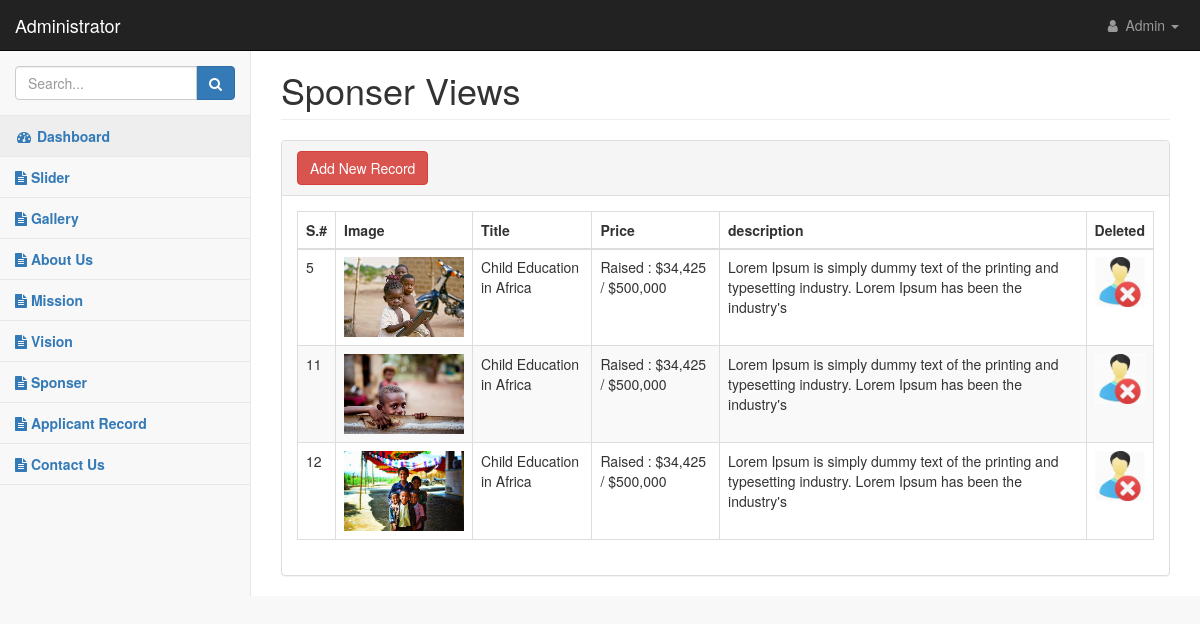
The app's page /admin/sponser_dis.php, older data.
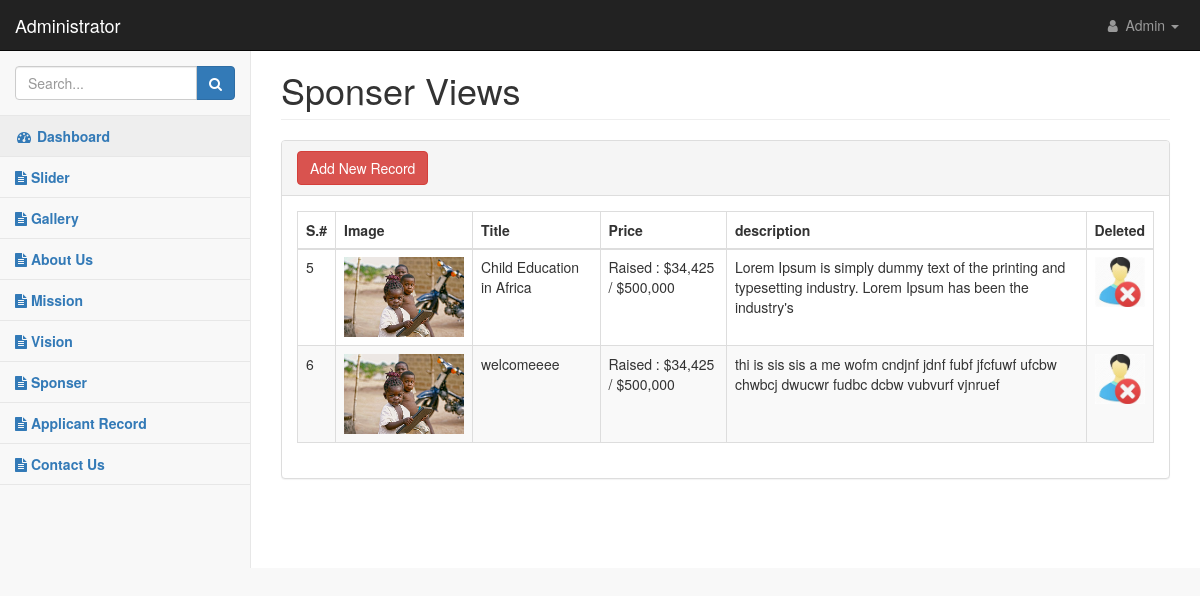
The same page, newer data.
### tables this page shows
CREATE TABLE `sponser` (
  `id` int(11) NOT NULL,
  `image` varchar(100) NOT NULL,
  `title` varchar(100) NOT NULL,
  `des` varchar(1000) NOT NULL,
  `price` varchar(100) NOT NULL
);

### admin/sponser_dis.php (the view, shortened to what this page needs)
<?php
 include "header.php";
 include "nav.php";
 include 'dbcon.php';
?>
 <div id="page-wrapper">
                <div class="container-fluid">
                    <div class="row">
                        <div class="col-lg-12">
                            <h1 class="page-header">Sponser Views</h1>
                        </div>
                        <div class="container-fluid">
  </div>
                    </div>
                    <div class="row">
                        <div class="col-lg-12">
                            <div class="panel panel-default">
                                <div class="panel-heading">
     <button type="button" class="btn btn-danger"><a href="sponser_form.php" style="color: white; text-decoration: none;">Add New Record</a>
     </button>
                                </div>
                                <div class="panel-body">
                                    <div class="table-responsive">
                                        <table class="table table-striped table-bordered table-hover" id="dataTables-example">
                                            <thead>
                                                <tr>
                                                    <th>S.#</th>
                                                    <th>Image</th>
                                                    <TH>Title</TH>
                                                    <TH>Price</TH>
                                                    <TH>description</TH>
                                                    <th>Deleted</th>
                                                </tr>
                                            </thead>
                                            <tbody>
                                                <tr class="odd gradeX">
                                                 <?php
    $selecte = "SELECT * FROM `sponser`";
                $result1 = mysqli_query($con, $selecte);
                while ($row = mysqli_fetch_assoc($result1)) {
                ?>
                <tr>
                  <td><?php echo $row['id'];?></td>
                <td> <img src="<?php echo $row['image'];?>" style="max-width: 120px;" alt=""></td>
                  <td><?php echo $row['title'];?></td>
                  <td><?php echo $row['price'];?></td>
                  <td><?php echo $row['des'];?></td>
                  <td>
       <a href="sponser_deleted.php?did=<?php echo $row['id'];?>" onclick="return confirm('Do you really want to delete this ?')">
                      <img src="pic/delete.jpg" style="max-width: 50px;" alt="">
                    </a>
                  </td>
                </tr>
                                                <?php };?>
                                            </tbody>
                                        </table>
                                    </div>
                        <?php
include "footer.php";
                        ?>

Row changes from the older to the newer data that the page shows:
removed sponser: id "11", image (picture), title "Child Education in Africa", price "Raised : $34,425 / $500,000", des "Lorem Ipsum is simply dummy text of the printing and typesetting industry. Lorem Ipsum has been the industry's"
removed sponser: id "12", image (picture), title "Child Education in Africa", price "Raised : $34,425 / $500,000", des "Lorem Ipsum is simply dummy text of the printing and typesetting industry. Lorem Ipsum has been the industry's"
added sponser: id "6", image (picture), title "welcomeeee", price "Raised : $34,425 / $500,000", des "thi is sis sis a me wofm cndjnf jdnf fubf jfcfuwf ufcbw chwbcj dwucwr fudbc dcbw vubvurf vjnruef"
